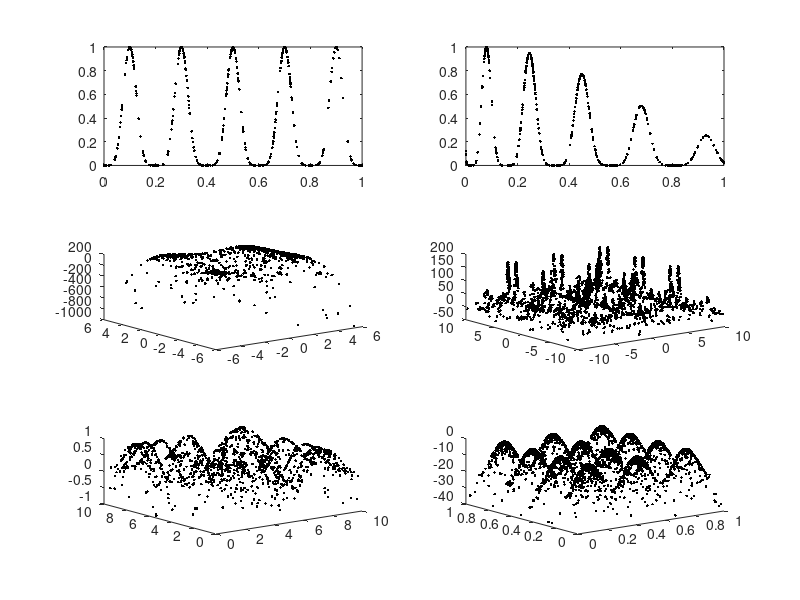

MATLAB code for this plot:
clc,clear
% report 中的插图
x = load('fig/F2x.mat');
y = load('fig/F2y.mat');
subplot(3,2,1)
if(size(x.First_x,2) == 1)
    plot(x.First_x,-y.First_y,'k.')
else
    plot3(x.First_x(:,1),x.First_x(:,2),-y.First_y,'k.')
end
%%%%%%%%%%%%%
x = load('fig/F3x.mat');
y = load('fig/F3y.mat');
subplot(3,2,2)
if(size(x.First_x,2) == 1)
    plot(x.First_x,-y.First_y,'k.')
else
    plot3(x.First_x(:,1),x.First_x(:,2),-y.First_y,'k.')
end
%%%%%%%%%%%%%
x = load('fig/F4x.mat');
y = load('fig/F4y.mat');
subplot(3,2,3)
if(size(x.First_x,2) == 1)
    plot(x.First_x,-y.First_y,'k.')
else
    plot3(x.First_x(:,1),x.First_x(:,2),-y.First_y,'k.')
end
%%%%%%%%%%%%%
x = load('fig/F6x.mat');
y = load('fig/F6y.mat');
subplot(3,2,4)
if(size(x.First_x,2) == 1)
    plot(x.First_x,-y.First_y,'k.')
else
    plot3(x.First_x(:,1),x.First_x(:,2),-y.First_y,'k.')
end
%%%%%%%%%%%%%
x = load('fig/F7x.mat');
y = load('fig/F7y.mat');
subplot(3,2,5)
if(size(x.First_x,2) == 1)
    plot(x.First_x,-y.First_y,'k.')
else
    plot3(x.First_x(:,1),x.First_x(:,2),-y.First_y,'k.')
end
%%%%%%%%%%%%%
x = load('fig/F10x.mat');
y = load('fig/F10y.mat');
subplot(3,2,6)
if(size(x.First_x,2) == 1)
    plot(x.First_x,-y.First_y,'k.')
else
    plot3(x.First_x(:,1),x.First_x(:,2),-y.First_y,'k.')
end


